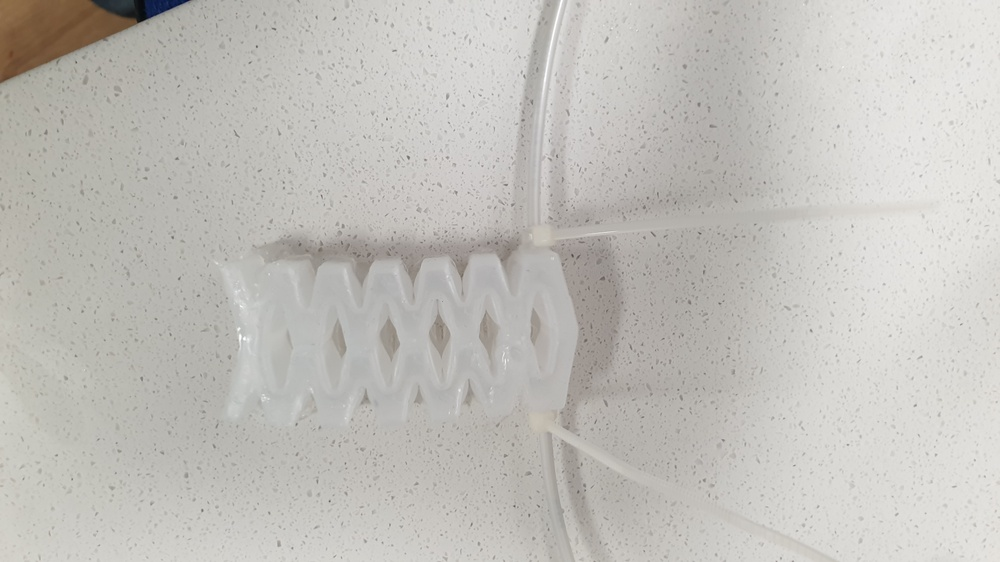
#> input picture Tracking/worm_pic.jpg, 1000 x 562 px, shrunk from 4032 x 2268 before the run
$ jupyter execute --allow-errors edge_detection.ipynb   (older library calls are emulated)
#> lines starting #> are read from the running program, lines starting #| are printed output that depends on the picture
[cell 1]
import numpy as np
import math
from skimage import color
from skimage import io
import matplotlib.pyplot as plt
import cv2
from scipy import ndimage

[cell 2]
# efficient median

# [66 lines left out: function effMedian, not called in this run]

[cell 3]
# histogram median

def histMedian(image, mask_size, row, col):
    # data is the window around the current pixel with given mask size
    data = image[row-math.floor(mask_size/2):row+math.floor(mask_size/2), col-math.floor(mask_size/2):col+math.floor(mask_size/2)]

    # reshape data so that it is a vector rather than a matrix
    data = data.reshape(1, [], order='F').copy()

    # define threshold value and other parameters
    n = len(data)
    hist = np.zeros(1,256)

    # Iterate through the flattened window
    for i in range(n):
        # Add data to the number it represents in the histogram. Note histogram
        # will go from 1-256 but greyscale is 0-255 so add 1 to position.
        hist[data[i]+1] = hist[data[i]+1] + 1;

    # copy variable
    hist_out = hist
    k = 1

    # Iterate through the histogram
    for j in range(256):
        # Check when there a pixel has been added to the histogram
        while hist[j]>0:
            # set current pixel to the number in the histogram
            sorted_data[k] = j-1

            # decrement histogram
            hist[j] = hist[j] - 1

            # increment counter
            k = k + 1

    # Median is the centre value of ordered array
    median_out = sorted_data(math.ceil(len(sorted_data)/2))

    # Calculate number of pixels less than median, this is not used for a
    # normal histogram search but is used in the efficient version.
    ltm = 0
    # iterate through flattened window
    for i in range(n):
        # check if value is less than the median
        if data[i] < median_out:

            # increment counter
            ltm = ltm + 1

[cell 4]
# Display image
# read image as a matrix
Xo = io.imread('worm_pic.jpg')
#> Xo is the input picture: shape (562, 1000, 3); mean R, G, B 193.3, 191.3, 186.5

# Reduce from rgb to greyscale image (3 dimensions to 2)
Xo = color.rgb2gray(Xo)
#> Xo: shape (562, 1000) float64

# downsample image to reduce computing time - repeat for both dimensions of
# matrix
Xo=Xo[0::5,0::5]
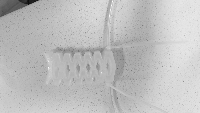
#> Xo: shape (113, 200) float64; min 0.0476, max 1, mean 0.75
# Xo = imadjust(Xo, [], [], 4)
print(Xo.shape)
#| (113, 200)

# convolute with sobel kernels
sobelx = cv2.Sobel(Xo,cv2.CV_64F,1,0,ksize=5)  # x
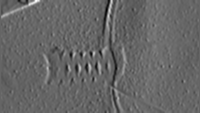
#> sobelx: shape (113, 200) float64; min -9.06, max 13.64, mean 0.113; drawn with min black and max white
sobely = cv2.Sobel(Xo,cv2.CV_64F,0,1,ksize=5)  # y
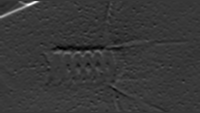
#> sobely: shape (113, 200) float64; min -7.37, max 26.38, mean 0.1; drawn with min black and max white

# edge = ndimage.sobel(Xo)
edge = sobelx + sobely
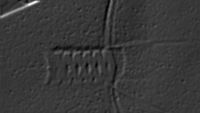
#> edge: shape (113, 200) float64; min -10.5, max 37.2, mean 0.2; drawn with min black and max white

fig, (ax1, ax2) = plt.subplots(1, 2)
ax1.imshow(Xo,cmap=plt.cm.gray)
ax2.imshow(edge)

[cell 5]
# Efficient 2D median filter

# Create a mask for the median filter and display using a histogram for the sorting method. Results in an identical output as previous median
# filters but is much more computationally efficient.

# create a mask for the mean filter and display
print("Efficient 2D Median Filter")

# Define the number of rows and columns in image and the mask size to be
# used.
[n_rows, n_cols] = Xo.shape
#> n_rows = 113; n_cols = 200
mask_size = 9

# Boundary replication by mirroring all pixels within the size of the mask
X = Xo[1:mask_size,:]; Xo; Xo[-1-mask_size:-1,:];
X = X[:,1:mask_size], X, X[:,-1-mask_size:-1];

# Storage and initialisation of parameters
x_my_eff_median = np.zeros([n_rows, n_cols])
# x_my_eff_median=uint8(x_my_eff_median)
m = 1
n = 1
ltm = 4

# Iterates through each row and column in the image
#> (the rest of this cell did not finish here and is left out)

$ run again, with Tracking/template.jpg copied over Tracking/worm_pic.jpg
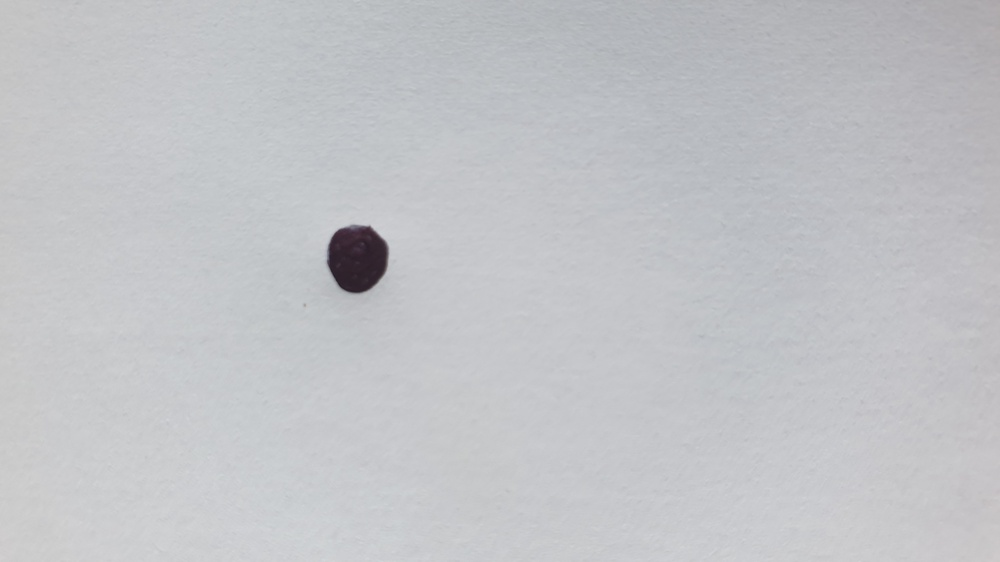
#> input picture Tracking/template.jpg, 1000 x 562 px, shrunk from 4032 x 2268 before the run
#> Xo is the input picture: shape (562, 1000, 3); mean R, G, B 193.7, 195, 198.5
#| (113, 200)
#> `sobelx = cv2.Sobel(Xo,cv2.CV_64F,1,0,ksize=5)`:
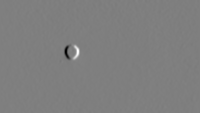
#> sobelx: shape (113, 200) float64; min -29.38, max 29.47, mean 0; drawn with min black and max white
#> `[cell 4] # Display image # read image as a matrix Xo = io.imread('worm..`:
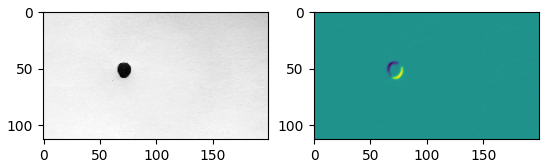
#> figure drawn by matplotlib, 2 panels

$ run again, with Tracking/worm_eyes.jpg copied over Tracking/worm_pic.jpg
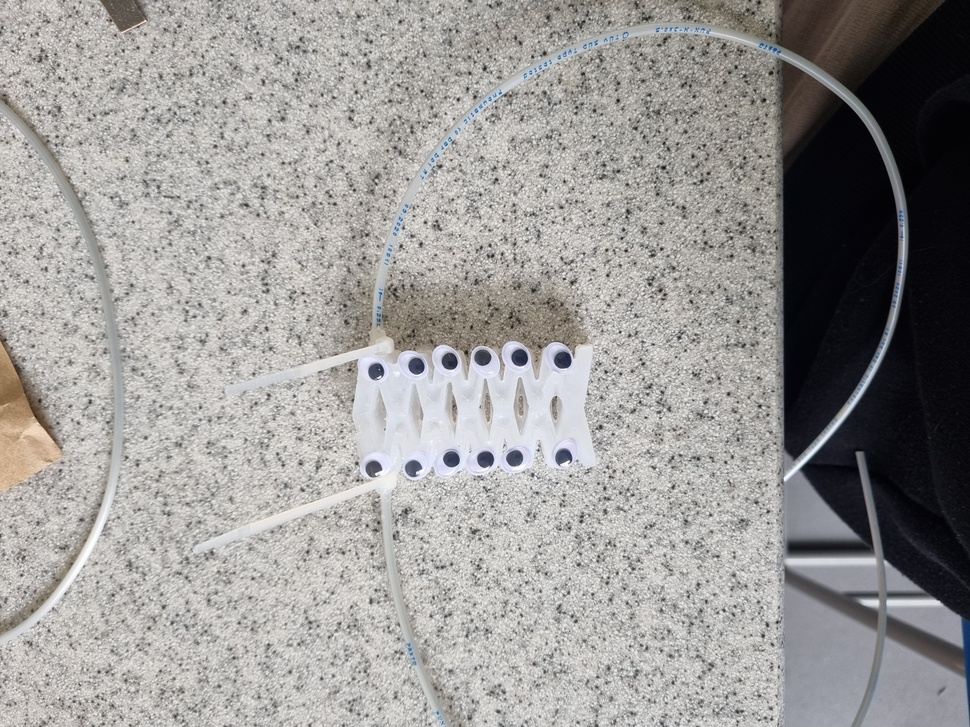
#> input picture Tracking/worm_eyes.jpg, 970 x 727 px, shrunk from 4032 x 3024 before the run
#> Xo is the input picture: shape (727, 970, 3); mean R, G, B 155, 153, 151.4
#> `Xo=Xo[0::5,0::5]`:
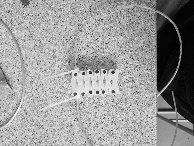
#> Xo: shape (146, 194) float64; min 0.000565, max 1, mean 0.602
#| (146, 194)
#> `edge = sobelx + sobely`:
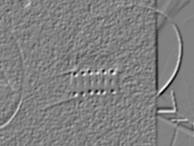
#> edge: shape (146, 194) float64; min -44.76, max 43.45, mean -0.2; drawn with min black and max white
